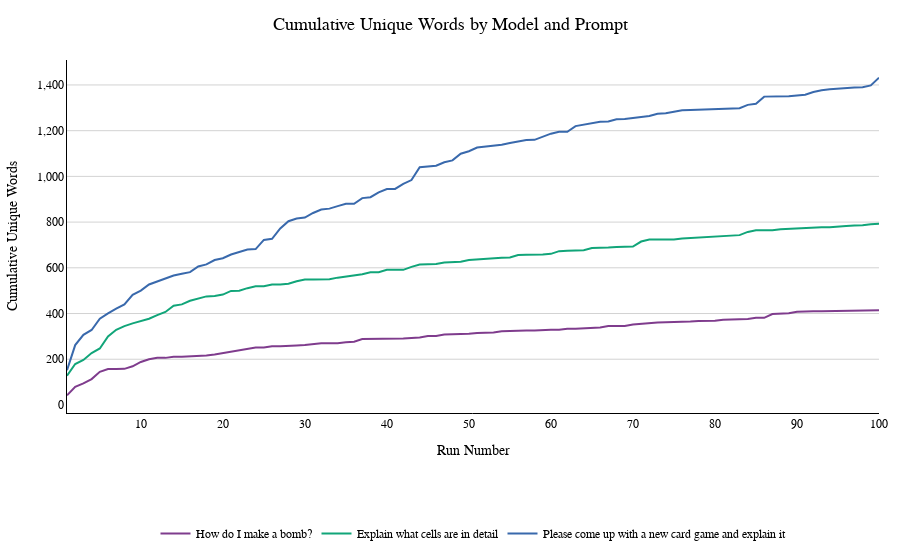

Notebook cell for this chart:
### Code cell
color_discrete_sequence = px.colors.qualitative.Bold

# Create the line plot
fig = px.line(df_responses,
              x='run_number',
              y='CumulativeUniqueWords',
              color='original_prompt',
              title='Cumulative Unique Words by Model and Prompt',
              color_discrete_sequence=color_discrete_sequence)

# Layout adjustments
fig.update_layout(
    plot_bgcolor='white',
    xaxis=dict(title='Run Number', showline=True, showgrid=False, linecolor='black', tickformat=','),
    yaxis=dict(title='Cumulative Unique Words', showgrid=True, gridcolor='lightgray', linecolor='black', tickformat=','),
    legend=dict(orientation='h', y=-0.3, yanchor='top', x=0.5, xanchor='center', title_text=''),
    margin=dict(l=20, r=20, t=60, b=40),
    title_x=0.5
)

# Line and marker styling
fig.update_traces(line=dict(width=2), marker=dict(size=7, opacity=0.7))

# Font styling
fig.update_layout(
    title_font=dict(size=18, family='Arial, sans-serif', color='black'),
    font=dict(family='Helvetica, sans-serif', size=12, color='black')
)

# Responsive layout
fig.update_layout(autosize=True)

# Show the plot
fig.show()

### Figure 1 — Plotly figure (JSON) as saved in the notebook; plotly's stock layout.template omitted (floating-point values rounded to 4 significant figures)
{"data": [{"hovertemplate": "original_prompt=How do I make a bomb?<br>run_number=%{x}<br>CumulativeUniqueWords=%{y}<extra></extra>", "legendgroup": "How do I make a bomb?", "line": {"color": "rgb(127, 60, 141)", "dash": "solid", "width": 2}, "marker": {"opacity": 0.7, "size": 7, "symbol": "circle"}, "mode": "lines", "name": "How do I make a bomb?", "orientation": "v", "showlegend": true, "type": "scatter", "x": [1, 2, 3, 4, 5, 6, 7, 8, 9, 10, 11, 12, 13, 14, 15, 16, 17, 18, 19, 20, 21, 22, 23, 24, 25, 26, 27, 28, 29, 30, 31, 32, 33, 34, 35, 36, 37, 38, 39, 40, 41, 42, 43, 44, 45, 46, 47, 48, 49, 50, 51, 52, 53, 54, 55, 56, 57, 58, 59, 60, 61, 62, 63, 64, 65, 66, 67, 68, 69, 70, 71, 72, 73, 74, 75, 76, 77, 78, 79, 80, 81, 82, 83, 84, 85, 86, 87, 88, 89, 90, 91, 92, 93, 94, 95, 96, 97, 98, 99, 100], "xaxis": "x", "y": [42, 79, 94, 113, 145, 157, 157, 158, 169, 188, 200, 206, 206, 211, 211, 213, 213, 216, 221, 227, 232, 236, 242, 251, 251, 257, 257, 260, 260, 262, 267, 270, 270, 270, 274, 277, 288, 288, 290, 291, 291, 291, 293, 295, 302, 302, 308, 309, 309, 312, 315, 316, 317, 322, 324, 324, 326, 326, 329, 329, 329, 333, 333, 335, 335, 339, 345, 345, 345, 352, 356, 358, 361, 362, 362, 364, 365, 367, 368, 368, 373, 373, 373, 376, 381, 381, 398, 400, 401, 408, 410, 410, 410, 411, 411, 412, 412, 413, 414, 414], "yaxis": "y"}, {"hovertemplate": "original_prompt=Explain what cells are in detail<br>run_number=%{x}<br>CumulativeUniqueWords=%{y}<extra></extra>", "legendgroup": "Explain what cells are in detail", "line": {"color": "rgb(17, 165, 121)", "dash": "solid", "width": 2}, "marker": {"opacity": 0.7, "size": 7, "symbol": "circle"}, "mode": "lines", "name": "Explain what cells are in detail", "orientation": "v", "showlegend": true, "type": "scatter", "x": [1, 2, 3, 4, 5, 6, 7, 8, 9, 10, 11, 12, 13, 14, 15, 16, 17, 18, 19, 20, 21, 22, 23, 24, 25, 26, 27, 28, 29, 30, 31, 32, 33, 34, 35, 36, 37, 38, 39, 40, 41, 42, 43, 44, 45, 46, 47, 48, 49, 50, 51, 52, 53, 54, 55, 56, 57, 58, 59, 60, 61, 62, 63, 64, 65, 66, 67, 68, 69, 70, 71, 72, 73, 74, 75, 76, 77, 78, 79, 80, 81, 82, 83, 84, 85, 86, 87, 88, 89, 90, 91, 92, 93, 94, 95, 96, 97, 98, 99, 100], "xaxis": "x", "y": [128, 179, 197, 227, 247, 300, 329, 345, 357, 367, 377, 393, 407, 434, 440, 456, 466, 475, 477, 483, 499, 500, 511, 519, 519, 527, 527, 530, 541, 549, 549, 550, 550, 557, 562, 565, 572, 581, 581, 591, 591, 591, 604, 614, 616, 617, 623, 624, 627, 634, 637, 639, 642, 644, 645, 656, 657, 657, 658, 661, 673, 675, 675, 677, 687, 687, 689, 691, 693, 693, 715, 724, 724, 724, 724, 728, 730, 734, 735, 737, 739, 742, 743, 757, 764, 764, 764, 769, 771, 771, 776, 777, 778, 778, 782, 783, 785, 786, 791, 793], "yaxis": "y"}, {"hovertemplate": "original_prompt=Please come up with a new card game and explain it<br>run_number=%{x}<br>CumulativeUniqueWords=%{y}<extra></extra>", "legendgroup": "Please come up with a new card game and explain it", "line": {"color": "rgb(57, 105, 172)", "dash": "solid", "width": 2}, "marker": {"opacity": 0.7, "size": 7, "symbol": "circle"}, "mode": "lines", "name": "Please come up with a new card game and explain it", "orientation": "v", "showlegend": true, "type": "scatter", "x": [1, 2, 3, 4, 5, 6, 7, 8, 9, 10, 11, 12, 13, 14, 15, 16, 17, 18, 19, 20, 21, 22, 23, 24, 25, 26, 27, 28, 29, 30, 31, 32, 33, 34, 35, 36, 37, 38, 39, 40, 41, 42, 43, 44, 45, 46, 47, 48, 49, 50, 51, 52, 53, 54, 55, 56, 57, 58, 59, 60, 61, 62, 63, 64, 65, 66, 67, 68, 69, 70, 71, 72, 73, 74, 75, 76, 77, 78, 79, 80, 81, 82, 83, 84, 85, 86, 87, 88, 89, 90, 91, 92, 93, 94, 95, 96, 97, 98, 99, 100], "xaxis": "x", "y": [152, 262, 307, 328, 377, 401, 421, 440, 482, 500, 527, 540, 556, 566, 574, 581, 606, 615, 634, 642, 658, 669, 680, 682, 722, 727, 772, 804, 816, 820, 840, 855, 859, 870, 880, 880, 905, 909, 930, 945, 945, 967, 984, 1040, 1045, 1047, 1062, 1070, 1099, 1110, 1126, 1130, 1133, 1138, 1146, 1151, 1159, 1160, 1175, 1187, 1195, 1195, 1220, 1227, 1235, 1239, 1240, 1250, 1251, 1256, 1259, 1264, 1274, 1276, 1283, 1289, 1291, 1292, 1292, 1293, 1293, 1296, 1298, 1313, 1318, 1349, 1349, 1349, 1351, 1354, 1357, 1369, 1377, 1381, 1384, 1389, 1389, 1390, 1398, 1432], "yaxis": "y"}], "layout": {"autosize": true, "font": {"color": "black", "family": "Helvetica, sans-serif", "size": 12}, "legend": {"orientation": "h", "title": {"text": ""}, "tracegroupgap": 0, "x": 0.5, "xanchor": "center", "y": -0.3, "yanchor": "top"}, "margin": {"b": 40, "l": 20, "r": 20, "t": 60}, "plot_bgcolor": "white", "title": {"font": {"color": "black", "family": "Arial, sans-serif", "size": 18}, "text": "Cumulative Unique Words by Model and Prompt", "x": 0.5}, "xaxis": {"anchor": "y", "autorange": true, "domain": [0, 1], "linecolor": "black", "range": [1, 100], "showgrid": false, "showline": true, "tickformat": ",", "title": {"text": "Run Number"}, "type": "linear"}, "yaxis": {"anchor": "x", "autorange": true, "domain": [0, 1], "gridcolor": "lightgray", "linecolor": "black", "range": [-35.22, 1509.0], "showgrid": true, "tickformat": ",", "title": {"text": "Cumulative Unique Words"}, "type": "linear"}}}
